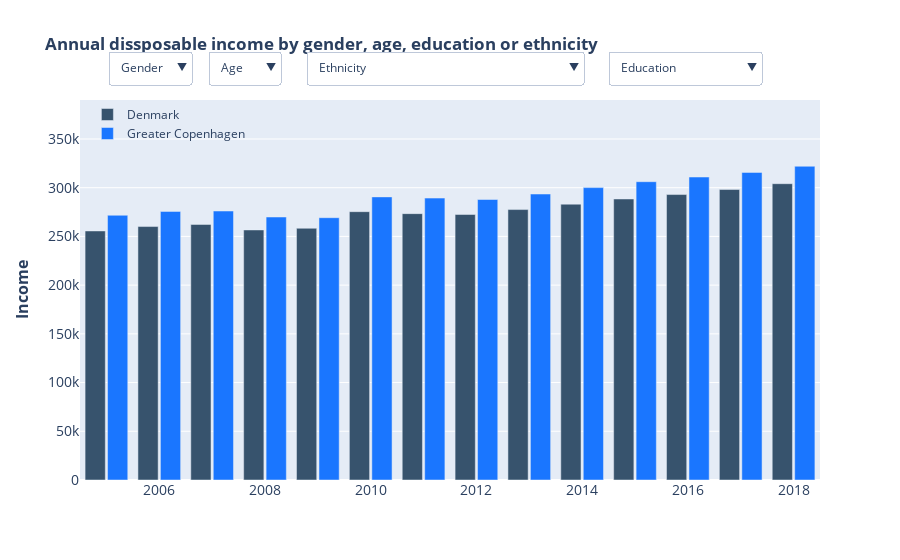

Write notebook code for a chart like this one.
### Markdown cell above
### Interactive visualization for income with filters for age, gender, education and ethnicity

### Code cell
# Create the initial plot
fig = go.Figure()
# Line plot (commented out)
#fig = px.line(df_income, x='year', y='count', color='municipality', markers=True, width=900, height=400)
#fig.update_traces(line_color='rgb(55, 83, 109)', selector=dict(name='Denmark'))
#fig.update_traces(line_color='rgb(26, 118, 255)', selector=dict(name='Greater Copenhagen'))
# Bar plot 
fig.add_trace(go.Bar(x=years,
                y=dk_yearly_avg_inc,
                name='Denmark',
                marker_color='rgb(55, 83, 109)'
                ))
fig.add_trace(go.Bar(x=years,
                y=cop_yearly_avg_inc,
                name='Greater Copenhagen',
                marker_color='rgb(26, 118, 255)'
                ))

# Define the dropdown menu
genders = df_cop_dk.gender.unique()
buttons = []
# Add button for all genders
buttons.append(dict(method='update',
                    label='Gender',
                    args=[{'x': [years]*2,
                           'y': [dk_yearly_avg_inc, cop_yearly_avg_inc],
                           'visible': [True]*2}],
                    )
             )


# Add button for each gender
for gender in genders:
    dk_yearly_avg_count = df_cop_dk[(df_cop_dk.municipality=='Denmark') & (df_cop_dk.gender==gender)].groupby(['year', 'municipality', 'gender'])['weighted_inc_gen_mun'].sum()
    cop_yearly_avg_count = df_cop_dk[(df_cop_dk.municipality=='Greater Copenhagen') & (df_cop_dk.gender==gender)].groupby(['year', 'municipality', 'gender'])['weighted_inc_gen_mun'].sum()
    buttons.append(dict(method='update',
                        label=gender,
                        args=[{'x': [years]*2,
                               'y': [dk_yearly_avg_count, cop_yearly_avg_count],
                               'visible': [True]*2}],
                        )   
                 )

# Define the dropdown menu for Age
ages = df_cop_dk.age.unique()
buttons_2 = []
# Add button for all ages
buttons_2.append(dict(method='update',
                    label='Age',
                    args=[{'x': [years]*4,
                           'y': [dk_yearly_avg_inc, cop_yearly_avg_inc],
                           'visible': [True]*4}],
                    )
             )
# Add button for each age
for age in ages:
    age_dk_yearly_avg_count = df_cop_dk[(df_cop_dk.municipality=='Denmark') & (df_cop_dk.age==age)].groupby(['year', 'municipality', 'age'])['weighted_inc_age_mun'].sum()
    age_cop_yearly_avg_count = df_cop_dk[(df_cop_dk.municipality=='Greater Copenhagen') & (df_cop_dk.age==age)].groupby(['year', 'municipality', 'age'])['weighted_inc_age_mun'].sum()
    buttons_2.append(dict(method='update',
                        label=age,
                        args=[{'x': [years]*4,
                               'y': [age_dk_yearly_avg_count, age_cop_yearly_avg_count],
                               'visible': [True]*4}],
                        )
                 )
    
# Define the dropdown menu for ethnicity
ethnicities = df_cop_dk.ethnicity.unique()
buttons_3 = []
# Add button for all ethnicities
buttons_3.append(dict(method='update',
                    label='Ethnicity',
                    args=[{'x': [years]*3,
                           'y': [dk_yearly_avg_inc, cop_yearly_avg_inc],
                           'visible': [True]*3}],
                    )
             )
# Add button for each ehtnicity
for ethnicity in ethnicities:
    eth_dk_yearly_avg_count = df_cop_dk[(df_cop_dk.municipality=='Denmark') & (df_cop_dk.ethnicity==ethnicity)].groupby(['year', 'municipality', 'ethnicity'])['weighted_inc_eth_mun'].sum()
    eth_cop_yearly_avg_count = df_cop_dk[(df_cop_dk.municipality=='Greater Copenhagen') & (df_cop_dk.ethnicity==ethnicity)].groupby(['year', 'municipality', 'ethnicity'])['weighted_inc_eth_mun'].sum()
    buttons_3.append(dict(method='update',
                        label=ethnicity,
                        args=[{'x': [years]*3,
                               'y': [eth_dk_yearly_avg_count, eth_cop_yearly_avg_count],
                               'visible': [True]*3}],
    )
                       )
    
# Define the dropdown menu for education
educations = df_cop_dk.education.unique()
buttons_4 = []
# Add button for all educations
buttons_4.append(dict(method='update',
                    label='Education',
                    args=[{'x': [years]*2,
                           'y': [dk_yearly_avg_inc, cop_yearly_avg_inc],
                           'visible': [True]*2}],
                    )
             )
# Add button for each education
for education in educations:
    edu_dk_yearly_avg_count = df_cop_dk[(df_cop_dk.municipality=='Denmark') & (df_cop_dk.education==education)].groupby(['year', 'municipality', 'education'])['weighted_inc_edu_mun'].sum()
    edu_cop_yearly_avg_count = df_cop_dk[(df_cop_dk.municipality=='Greater Copenhagen') & (df_cop_dk.education==education)].groupby(['year', 'municipality', 'education'])['weighted_inc_edu_mun'].sum()
    buttons_4.append(dict(method='update',
                        label=education,
                        args=[{'x': [years]*2,
                               'y': [edu_dk_yearly_avg_count, edu_cop_yearly_avg_count],
                               'visible': [True]*2}],
    )
                       )

updatemenus = [{'buttons': buttons,
                'direction': 'down',
                'showactive': True,
                'active': 0,
                'y': 1.13,
                'x': 0.15}, 
                {'buttons': buttons_2,
                 'direction': 'down',
                 'showactive': True,
                 'active': 0,
                 'y': 1.13,
                 'x': 0.27}, 
                 {'buttons': buttons_3,
                 'direction': 'down',
                 'showactive': True,
                 'active': 0,
                 'y': 1.13,
                 'x': 0.68},
                 {'buttons': buttons_4,
                 'direction': 'down',
                 'showactive': True,
                 'active': 0,
                 'y': 1.13,
                 'x': 0.92}]


# Update the layout to add the dropdown menu and set the title
fig.update_layout(
    updatemenus=updatemenus,
    title='<b>Annual dissposable income by gender, age, education or ethnicity<b>',
    xaxis_tickfont_size=14,
    xaxis=dict(
              title='',
              titlefont_size=16,
              domain=[0, 1],
    ),
    # fix the yaxis range to be the same for all plots
    yaxis=dict(
        title='<b>Income<b>',
        titlefont_size=16,
        tickfont_size=14,
        range=[0, 390000],
    ),
    legend=dict(
        title='',
        x=0.01,
        y=1,
        bgcolor='rgba(255, 255, 255, 0)',
        bordercolor='rgba(255, 255, 255, 0)'
    ),
    barmode='group',
    bargap=0.15, # gap between bars of adjacent location coordinates.
    bargroupgap=0.1 # gap between bars of the same location coordinate.
)
fig.write_html('dk_cph_income_bar.html')
fig.show()

### Figure 1 — Plotly figure (JSON) as saved in the notebook; plotly's stock layout.template omitted (floating-point values rounded to 4 significant figures)
{"data": [{"marker": {"color": "rgb(55, 83, 109)"}, "name": "Denmark", "type": "bar", "x": [2005, 2006, 2007, 2008, 2009, 2010, 2011, 2012, 2013, 2014, 2015, 2016, 2017, 2018], "y": [255600.0, 260100.0, 262300.0, 256600.0, 258300.0, 275400.0, 273400.0, 272500.0, 277500.0, 283100.0, 288400.0, 293000.0, 298100.0, 304100.0]}, {"marker": {"color": "rgb(26, 118, 255)"}, "name": "Greater Copenhagen", "type": "bar", "x": [2005, 2006, 2007, 2008, 2009, 2010, 2011, 2012, 2013, 2014, 2015, 2016, 2017, 2018], "y": [271700.0, 275700.0, 276100.0, 269900.0, 269200.0, 290600.0, 289300.0, 287900.0, 293500.0, 300100.0, 306200.0, 310900.0, 315700.0, 322000.0]}], "layout": {"bargap": 0.15, "bargroupgap": 0.1, "barmode": "group", "legend": {"bgcolor": "rgba(255, 255, 255, 0)", "bordercolor": "rgba(255, 255, 255, 0)", "title": {"text": ""}, "x": 0.01, "y": 1}, "title": {"text": "<b>Annual dissposable income by gender, age, education or ethnicity<b>"}, "updatemenus": [{"active": 0, "buttons": [{"args": [{"visible": [true, true], "x": [[2005, 2006, 2007, 2008, 2009, 2010, 2011, 2012, 2013, 2014, 2015, 2016, 2017, 2018], [2005, 2006, 2007, 2008, 2009, 2010, 2011, 2012, 2013, 2014, 2015, 2016, 2017, 2018]], "y": [[255600.0, 260100.0, 262300.0, 256600.0, 258300.0, 275400.0, 273400.0, 272500.0, 277500.0, 283100.0, 288400.0, 293000.0, 298100.0, 304100.0], [271700.0, 275700.0, 276100.0, 269900.0, 269200.0, 290600.0, 289300.0, 287900.0, 293500.0, 300100.0, 306200.0, 310900.0, 315700.0, 322000.0]]}], "label": "Gender", "method": "update"}, {"args": [{"visible": [true, true], "x": [[2005, 2006, 2007, 2008, 2009, 2010, 2011, 2012, 2013, 2014, 2015, 2016, 2017, 2018], [2005, 2006, 2007, 2008, 2009, 2010, 2011, 2012, 2013, 2014, 2015, 2016, 2017, 2018]], "y": [[256300.0, 260700.0, 263000.0, 258000.0, 259700.0, 277000.0, 274900.0, 273600.0, 278500.0, 284500.0, 290100.0, 294800.0, 299700.0, 306500.0], [272900.0, 277300.0, 277300.0, 271100.0, 269900.0, 292200.0, 290900.0, 288900.0, 294700.0, 301200.0, 307300.0, 312300.0, 317300.0, 324200.0]]}], "label": "Men", "method": "update"}, {"args": [{"visible": [true, true], "x": [[2005, 2006, 2007, 2008, 2009, 2010, 2011, 2012, 2013, 2014, 2015, 2016, 2017, 2018], [2005, 2006, 2007, 2008, 2009, 2010, 2011, 2012, 2013, 2014, 2015, 2016, 2017, 2018]], "y": [[254900.0, 259500.0, 261600.0, 255300.0, 257100.0, 273800.0, 271900.0, 271400.0, 276600.0, 281700.0, 286900.0, 291200.0, 296600.0, 301700.0], [270500.0, 274100.0, 274800.0, 268700.0, 268500.0, 289000.0, 287900.0, 286900.0, 292400.0, 299000.0, 305000.0, 309600.0, 314100.0, 319900.0]]}], "label": "Women", "method": "update"}], "direction": "down", "showactive": true, "x": 0.15, "y": 1.13}, {"active": 0, "buttons": [{"args": [{"visible": [true, true, true, true], "x": [[2005, 2006, 2007, 2008, 2009, 2010, 2011, 2012, 2013, 2014, 2015, 2016, 2017, 2018], [2005, 2006, 2007, 2008, 2009, 2010, 2011, 2012, 2013, 2014, 2015, 2016, 2017, 2018], [2005, 2006, 2007, 2008, 2009, 2010, 2011, 2012, 2013, 2014, 2015, 2016, 2017, 2018], [2005, 2006, 2007, 2008, 2009, 2010, 2011, 2012, 2013, 2014, 2015, 2016, 2017, 2018]], "y": [[255600.0, 260100.0, 262300.0, 256600.0, 258300.0, 275400.0, 273400.0, 272500.0, 277500.0, 283100.0, 288400.0, 293000.0, 298100.0, 304100.0], [271700.0, 275700.0, 276100.0, 269900.0, 269200.0, 290600.0, 289300.0, 287900.0, 293500.0, 300100.0, 306200.0, 310900.0, 315700.0, 322000.0]]}], "label": "Age", "method": "update"}, {"args": [{"visible": [true, true, true, true], "x": [[2005, 2006, 2007, 2008, 2009, 2010, 2011, 2012, 2013, 2014, 2015, 2016, 2017, 2018], [2005, 2006, 2007, 2008, 2009, 2010, 2011, 2012, 2013, 2014, 2015, 2016, 2017, 2018], [2005, 2006, 2007, 2008, 2009, 2010, 2011, 2012, 2013, 2014, 2015, 2016, 2017, 2018], [2005, 2006, 2007, 2008, 2009, 2010, 2011, 2012, 2013, 2014, 2015, 2016, 2017, 2018]], "y": [[227400.0, 230100.0, 231200.0, 227800.0, 230900.0, 244700.0, 241700.0, 239200.0, 242100.0, 245100.0, 246200.0, 249300.0, 252100.0, 256900.0], [242300.0, 244300.0, 243800.0, 240300.0, 242000.0, 258100.0, 255000.0, 251500.0, 254800.0, 257900.0, 259400.0, 263500.0, 266600.0, 272300.0]]}], "label": "30-39", "method": "update"}, {"args": [{"visible": [true, true, true, true], "x": [[2005, 2006, 2007, 2008, 2009, 2010, 2011, 2012, 2013, 2014, 2015, 2016, 2017, 2018], [2005, 2006, 2007, 2008, 2009, 2010, 2011, 2012, 2013, 2014, 2015, 2016, 2017, 2018], [2005, 2006, 2007, 2008, 2009, 2010, 2011, 2012, 2013, 2014, 2015, 2016, 2017, 2018], [2005, 2006, 2007, 2008, 2009, 2010, 2011, 2012, 2013, 2014, 2015, 2016, 2017, 2018]], "y": [[255500.0, 259400.0, 261400.0, 255500.0, 255900.0, 273200.0, 271700.0, 270700.0, 276100.0, 281700.0, 287100.0, 291000.0, 296000.0, 301300.0], [274600.0, 277500.0, 278600.0, 272400.0, 269900.0, 293100.0, 292100.0, 290800.0, 297400.0, 304800.0, 311900.0, 315300.0, 319700.0, 325100.0]]}], "label": "40-49", "method": "update"}, {"args": [{"visible": [true, true, true, true], "x": [[2005, 2006, 2007, 2008, 2009, 2010, 2011, 2012, 2013, 2014, 2015, 2016, 2017, 2018], [2005, 2006, 2007, 2008, 2009, 2010, 2011, 2012, 2013, 2014, 2015, 2016, 2017, 2018], [2005, 2006, 2007, 2008, 2009, 2010, 2011, 2012, 2013, 2014, 2015, 2016, 2017, 2018], [2005, 2006, 2007, 2008, 2009, 2010, 2011, 2012, 2013, 2014, 2015, 2016, 2017, 2018]], "y": [[296000.0, 300400.0, 301300.0, 293600.0, 295500.0, 315300.0, 311800.0, 310100.0, 315800.0, 322300.0, 330100.0, 335200.0, 341100.0, 348500.0], [315500.0, 319800.0, 317800.0, 308000.0, 307400.0, 335100.0, 334500.0, 333700.0, 340500.0, 348600.0, 358200.0, 363200.0, 368700.0, 376500.0]]}], "label": "50-59", "method": "update"}, {"args": [{"visible": [true, true, true, true], "x": [[2005, 2006, 2007, 2008, 2009, 2010, 2011, 2012, 2013, 2014, 2015, 2016, 2017, 2018], [2005, 2006, 2007, 2008, 2009, 2010, 2011, 2012, 2013, 2014, 2015, 2016, 2017, 2018], [2005, 2006, 2007, 2008, 2009, 2010, 2011, 2012, 2013, 2014, 2015, 2016, 2017, 2018], [2005, 2006, 2007, 2008, 2009, 2010, 2011, 2012, 2013, 2014, 2015, 2016, 2017, 2018]], "y": [[263300.0, 271200.0, 275700.0, 268100.0, 269700.0, 287800.0, 286800.0, 288600.0, 293900.0, 300600.0, 307500.0, 314000.0, 321000.0, 327500.0], [284800.0, 294100.0, 296400.0, 288100.0, 286400.0, 308700.0, 310400.0, 312600.0, 318400.0, 327600.0, 336000.0, 344200.0, 351700.0, 357200.0]]}], "label": "60-65", "method": "update"}], "direction": "down", "showactive": true, "x": 0.27, "y": 1.13}, {"active": 0, "buttons": [{"args": [{"visible": [true, true, true], "x": [[2005, 2006, 2007, 2008, 2009, 2010, 2011, 2012, 2013, 2014, 2015, 2016, 2017, 2018], [2005, 2006, 2007, 2008, 2009, 2010, 2011, 2012, 2013, 2014, 2015, 2016, 2017, 2018], [2005, 2006, 2007, 2008, 2009, 2010, 2011, 2012, 2013, 2014, 2015, 2016, 2017, 2018]], "y": [[255600.0, 260100.0, 262300.0, 256600.0, 258300.0, 275400.0, 273400.0, 272500.0, 277500.0, 283100.0, 288400.0, 293000.0, 298100.0, 304100.0], [271700.0, 275700.0, 276100.0, 269900.0, 269200.0, 290600.0, 289300.0, 287900.0, 293500.0, 300100.0, 306200.0, 310900.0, 315700.0, 322000.0]]}], "label": "Ethnicity", "method": "update"}, {"args": [{"visible": [true, true, true], "x": [[2005, 2006, 2007, 2008, 2009, 2010, 2011, 2012, 2013, 2014, 2015, 2016, 2017, 2018], [2005, 2006, 2007, 2008, 2009, 2010, 2011, 2012, 2013, 2014, 2015, 2016, 2017, 2018], [2005, 2006, 2007, 2008, 2009, 2010, 2011, 2012, 2013, 2014, 2015, 2016, 2017, 2018]], "y": [[258300.0, 263100.0, 265500.0, 259900.0, 262100.0, 280600.0, 279100.0, 278500.0, 284200.0, 290700.0, 296800.0, 302400.0, 308400.0, 314600.0], [281100.0, 286000.0, 287100.0, 280900.0, 280600.0, 305700.0, 305500.0, 304900.0, 312100.0, 320500.0, 328500.0, 335300.0, 341700.0, 348700.0]]}], "label": "Danish", "method": "update"}, {"args": [{"visible": [true, true, true], "x": [[2005, 2006, 2007, 2008, 2009, 2010, 2011, 2012, 2013, 2014, 2015, 2016, 2017, 2018], [2005, 2006, 2007, 2008, 2009, 2010, 2011, 2012, 2013, 2014, 2015, 2016, 2017, 2018], [2005, 2006, 2007, 2008, 2009, 2010, 2011, 2012, 2013, 2014, 2015, 2016, 2017, 2018]], "y": [[208400.0, 212300.0, 214400.0, 211800.0, 212000.0, 221200.0, 218300.0, 217200.0, 219700.0, 223500.0, 226600.0, 228200.0, 231300.0, 238300.0], [210900.0, 214100.0, 214200.0, 212000.0, 211900.0, 220700.0, 218000.0, 217200.0, 220500.0, 225400.0, 229900.0, 232900.0, 236600.0, 244500.0]]}], "label": "Immigrants and descendants", "method": "update"}, {"args": [{"visible": [true, true, true], "x": [[2005, 2006, 2007, 2008, 2009, 2010, 2011, 2012, 2013, 2014, 2015, 2016, 2017, 2018], [2005, 2006, 2007, 2008, 2009, 2010, 2011, 2012, 2013, 2014, 2015, 2016, 2017, 2018], [2005, 2006, 2007, 2008, 2009, 2010, 2011, 2012, 2013, 2014, 2015, 2016, 2017, 2018]], "y": [[255100.0, 258400.0, 259800.0, 253000.0, 252800.0, 264000.0, 260500.0, 259400.0, 262800.0, 266000.0, 270500.0, 273300.0, 277100.0, 283400.0], [245200.0, 244700.0, 242900.0, 237200.0, 236200.0, 246100.0, 243400.0, 241300.0, 244800.0, 248900.0, 253400.0, 256100.0, 259300.0, 265800.0]]}], "label": "Non-western immigrants and descendants", "method": "update"}], "direction": "down", "showactive": true, "x": 0.68, "y": 1.13}, {"active": 0, "buttons": [{"args": [{"visible": [true, true], "x": [[2005, 2006, 2007, 2008, 2009, 2010, 2011, 2012, 2013, 2014, 2015, 2016, 2017, 2018], [2005, 2006, 2007, 2008, 2009, 2010, 2011, 2012, 2013, 2014, 2015, 2016, 2017, 2018]], "y": [[255600.0, 260100.0, 262300.0, 256600.0, 258300.0, 275400.0, 273400.0, 272500.0, 277500.0, 283100.0, 288400.0, 293000.0, 298100.0, 304100.0], [271700.0, 275700.0, 276100.0, 269900.0, 269200.0, 290600.0, 289300.0, 287900.0, 293500.0, 300100.0, 306200.0, 310900.0, 315700.0, 322000.0]]}], "label": "Education", "method": "update"}, {"args": [{"visible": [true, true], "x": [[2005, 2006, 2007, 2008, 2009, 2010, 2011, 2012, 2013, 2014, 2015, 2016, 2017, 2018], [2005, 2006, 2007, 2008, 2009, 2010, 2011, 2012, 2013, 2014, 2015, 2016, 2017, 2018]], "y": [[284400.0, 289100.0, 291200.0, 283000.0, 285400.0, 307900.0, 304800.0, 303500.0, 309300.0, 315200.0, 320300.0, 324700.0, 329900.0, 335700.0], [303400.0, 307900.0, 308400.0, 299000.0, 297600.0, 326100.0, 323900.0, 321200.0, 327700.0, 335100.0, 340300.0, 345100.0, 349600.0, 356000.0]]}], "label": "Higher education", "method": "update"}, {"args": [{"visible": [true, true], "x": [[2005, 2006, 2007, 2008, 2009, 2010, 2011, 2012, 2013, 2014, 2015, 2016, 2017, 2018], [2005, 2006, 2007, 2008, 2009, 2010, 2011, 2012, 2013, 2014, 2015, 2016, 2017, 2018]], "y": [[240100.0, 244200.0, 246200.0, 241700.0, 242600.0, 255900.0, 254000.0, 252800.0, 256700.0, 261300.0, 266200.0, 270200.0, 274700.0, 280400.0], [249300.0, 252400.0, 252200.0, 247700.0, 246800.0, 261600.0, 260100.0, 258600.0, 262400.0, 267200.0, 272800.0, 276400.0, 280400.0, 285900.0]]}], "label": "No higher education", "method": "update"}], "direction": "down", "showactive": true, "x": 0.92, "y": 1.13}], "xaxis": {"domain": [0, 1], "tickfont": {"size": 14}, "title": {"font": {"size": 16}, "text": ""}}, "yaxis": {"range": [0, 390000], "tickfont": {"size": 14}, "title": {"font": {"size": 16}, "text": "<b>Income<b>"}}}}
